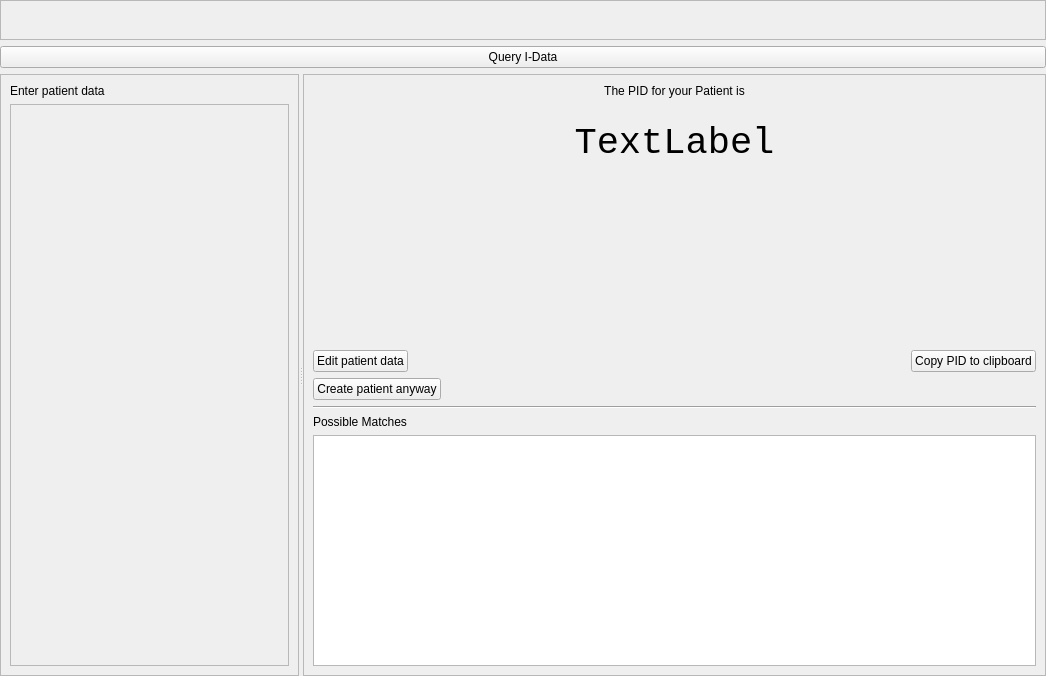
<?xml version="1.0" encoding="UTF-8"?>
<ui version="4.0">
 <class>QueryPage</class>
 <widget class="QWidget" name="QueryPage">
  <property name="geometry">
   <rect>
    <x>0</x>
    <y>0</y>
    <width>1046</width>
    <height>676</height>
   </rect>
  </property>
  <property name="windowTitle">
   <string>Form</string>
  </property>
  <layout class="QVBoxLayout" name="verticalLayout_2">
   <property name="leftMargin">
    <number>0</number>
   </property>
   <property name="topMargin">
    <number>0</number>
   </property>
   <property name="rightMargin">
    <number>0</number>
   </property>
   <property name="bottomMargin">
    <number>0</number>
   </property>
   <item>
    <widget class="QFrame" name="frame_3">
     <property name="frameShape">
      <enum>QFrame::StyledPanel</enum>
     </property>
     <property name="frameShadow">
      <enum>QFrame::Raised</enum>
     </property>
     <layout class="QHBoxLayout" name="horizontalLayout">
      <item>
       <widget class="EndpointSelector" name="endpointSelector" native="true">
        <property name="sizePolicy">
         <sizepolicy hsizetype="MinimumExpanding" vsizetype="Preferred">
          <horstretch>0</horstretch>
          <verstretch>0</verstretch>
         </sizepolicy>
        </property>
       </widget>
      </item>
      <item>
       <spacer name="horizontalSpacer">
        <property name="orientation">
         <enum>Qt::Horizontal</enum>
        </property>
        <property name="sizeHint" stdset="0">
         <size>
          <width>355</width>
          <height>20</height>
         </size>
        </property>
       </spacer>
      </item>
     </layout>
    </widget>
   </item>
   <item>
    <widget class="QPushButton" name="executeBtn">
     <property name="text">
      <string>Query I-Data</string>
     </property>
     <property name="icon">
      <iconset theme="go-jump">
       <normaloff>.</normaloff>.</iconset>
     </property>
     <property name="shortcut">
      <string>Ctrl+Return</string>
     </property>
    </widget>
   </item>
   <item>
    <widget class="QSplitter" name="splitter">
     <property name="sizePolicy">
      <sizepolicy hsizetype="Expanding" vsizetype="MinimumExpanding">
       <horstretch>0</horstretch>
       <verstretch>0</verstretch>
      </sizepolicy>
     </property>
     <property name="orientation">
      <enum>Qt::Horizontal</enum>
     </property>
     <widget class="QFrame" name="frame">
      <property name="frameShape">
       <enum>QFrame::StyledPanel</enum>
      </property>
      <property name="frameShadow">
       <enum>QFrame::Raised</enum>
      </property>
      <layout class="QVBoxLayout" name="verticalLayout">
       <item>
        <layout class="QHBoxLayout" name="horizontalLayout_2">
         <item>
          <widget class="QLabel" name="label">
           <property name="text">
            <string>Enter patient data</string>
           </property>
          </widget>
         </item>
        </layout>
       </item>
       <item>
        <widget class="QScrollArea" name="scrollArea">
         <property name="widgetResizable">
          <bool>true</bool>
         </property>
         <widget class="DynamicForm" name="patientDataForm">
          <property name="geometry">
           <rect>
            <x>0</x>
            <y>0</y>
            <width>256</width>
            <height>550</height>
           </rect>
          </property>
         </widget>
        </widget>
       </item>
      </layout>
     </widget>
     <widget class="QFrame" name="frame_2">
      <property name="frameShape">
       <enum>QFrame::StyledPanel</enum>
      </property>
      <property name="frameShadow">
       <enum>QFrame::Raised</enum>
      </property>
      <layout class="QVBoxLayout" name="verticalLayout_5">
       <item>
        <widget class="QWidget" name="queryResultPane" native="true">
         <layout class="QVBoxLayout" name="verticalLayout_3" stretch="0,1,0,10,0">
          <property name="leftMargin">
           <number>0</number>
          </property>
          <property name="topMargin">
           <number>0</number>
          </property>
          <property name="rightMargin">
           <number>0</number>
          </property>
          <property name="bottomMargin">
           <number>0</number>
          </property>
          <item>
           <widget class="QLabel" name="label_2">
            <property name="text">
             <string>The PID for your Patient is</string>
            </property>
            <property name="alignment">
             <set>Qt::AlignCenter</set>
            </property>
           </widget>
          </item>
          <item>
           <spacer name="verticalSpacer_2">
            <property name="orientation">
             <enum>Qt::Vertical</enum>
            </property>
            <property name="sizeHint" stdset="0">
             <size>
              <width>0</width>
              <height>0</height>
             </size>
            </property>
           </spacer>
          </item>
          <item>
           <widget class="QLabel" name="patientPid">
            <property name="font">
             <font>
              <family>Monospace</family>
              <pointsize>28</pointsize>
             </font>
            </property>
            <property name="cursor">
             <cursorShape>IBeamCursor</cursorShape>
            </property>
            <property name="focusPolicy">
             <enum>Qt::StrongFocus</enum>
            </property>
            <property name="text">
             <string>TextLabel</string>
            </property>
            <property name="alignment">
             <set>Qt::AlignCenter</set>
            </property>
            <property name="textInteractionFlags">
             <set>Qt::LinksAccessibleByMouse|Qt::TextSelectableByKeyboard|Qt::TextSelectableByMouse</set>
            </property>
           </widget>
          </item>
          <item>
           <spacer name="verticalSpacer">
            <property name="orientation">
             <enum>Qt::Vertical</enum>
            </property>
            <property name="sizeHint" stdset="0">
             <size>
              <width>0</width>
              <height>0</height>
             </size>
            </property>
           </spacer>
          </item>
          <item>
           <layout class="QHBoxLayout" name="horizontalLayout_3" stretch="0,0,0">
            <item>
             <widget class="QPushButton" name="editPatientBtn">
              <property name="text">
               <string>Edit patient data</string>
              </property>
              <property name="icon">
               <iconset theme="document-open">
                <normaloff>.</normaloff>.</iconset>
              </property>
             </widget>
            </item>
            <item>
             <spacer name="horizontalSpacer_2">
              <property name="orientation">
               <enum>Qt::Horizontal</enum>
              </property>
              <property name="sizeHint" stdset="0">
               <size>
                <width>40</width>
                <height>20</height>
               </size>
              </property>
             </spacer>
            </item>
            <item>
             <widget class="QPushButton" name="copyPidBtn">
              <property name="text">
               <string>Copy PID to clipboard</string>
              </property>
              <property name="icon">
               <iconset theme="edit-copy">
                <normaloff>.</normaloff>.</iconset>
              </property>
             </widget>
            </item>
           </layout>
          </item>
         </layout>
        </widget>
       </item>
       <item>
        <widget class="QWidget" name="possibleMatchesPane" native="true">
         <layout class="QVBoxLayout" name="verticalLayout_4">
          <property name="leftMargin">
           <number>0</number>
          </property>
          <property name="topMargin">
           <number>0</number>
          </property>
          <property name="rightMargin">
           <number>0</number>
          </property>
          <property name="bottomMargin">
           <number>0</number>
          </property>
          <item>
           <layout class="QHBoxLayout" name="horizontalLayout_4">
            <property name="topMargin">
             <number>0</number>
            </property>
            <item>
             <widget class="QPushButton" name="createAnywayBtn">
              <property name="text">
               <string>Create patient anyway</string>
              </property>
             </widget>
            </item>
            <item>
             <spacer name="horizontalSpacer_3">
              <property name="orientation">
               <enum>Qt::Horizontal</enum>
              </property>
              <property name="sizeHint" stdset="0">
               <size>
                <width>40</width>
                <height>20</height>
               </size>
              </property>
             </spacer>
            </item>
           </layout>
          </item>
          <item>
           <widget class="Line" name="line">
            <property name="orientation">
             <enum>Qt::Horizontal</enum>
            </property>
           </widget>
          </item>
          <item>
           <widget class="QLabel" name="label_4">
            <property name="text">
             <string>Possible Matches</string>
            </property>
           </widget>
          </item>
          <item>
           <widget class="QTableView" name="possibleMatches">
            <property name="editTriggers">
             <set>QAbstractItemView::NoEditTriggers</set>
            </property>
            <property name="alternatingRowColors">
             <bool>true</bool>
            </property>
            <property name="selectionMode">
             <enum>QAbstractItemView::SingleSelection</enum>
            </property>
            <property name="selectionBehavior">
             <enum>QAbstractItemView::SelectRows</enum>
            </property>
            <property name="verticalScrollMode">
             <enum>QAbstractItemView::ScrollPerPixel</enum>
            </property>
            <property name="horizontalScrollMode">
             <enum>QAbstractItemView::ScrollPerPixel</enum>
            </property>
           </widget>
          </item>
         </layout>
        </widget>
       </item>
      </layout>
     </widget>
    </widget>
   </item>
  </layout>
 </widget>
 <customwidgets>
  <customwidget>
   <class>EndpointSelector</class>
   <extends>QWidget</extends>
   <header>EndpointSelector.h</header>
   <container>1</container>
  </customwidget>
  <customwidget>
   <class>DynamicForm</class>
   <extends>QWidget</extends>
   <header>DynamicForm.h</header>
   <container>1</container>
  </customwidget>
 </customwidgets>
 <resources/>
 <connections/>
</ui>
